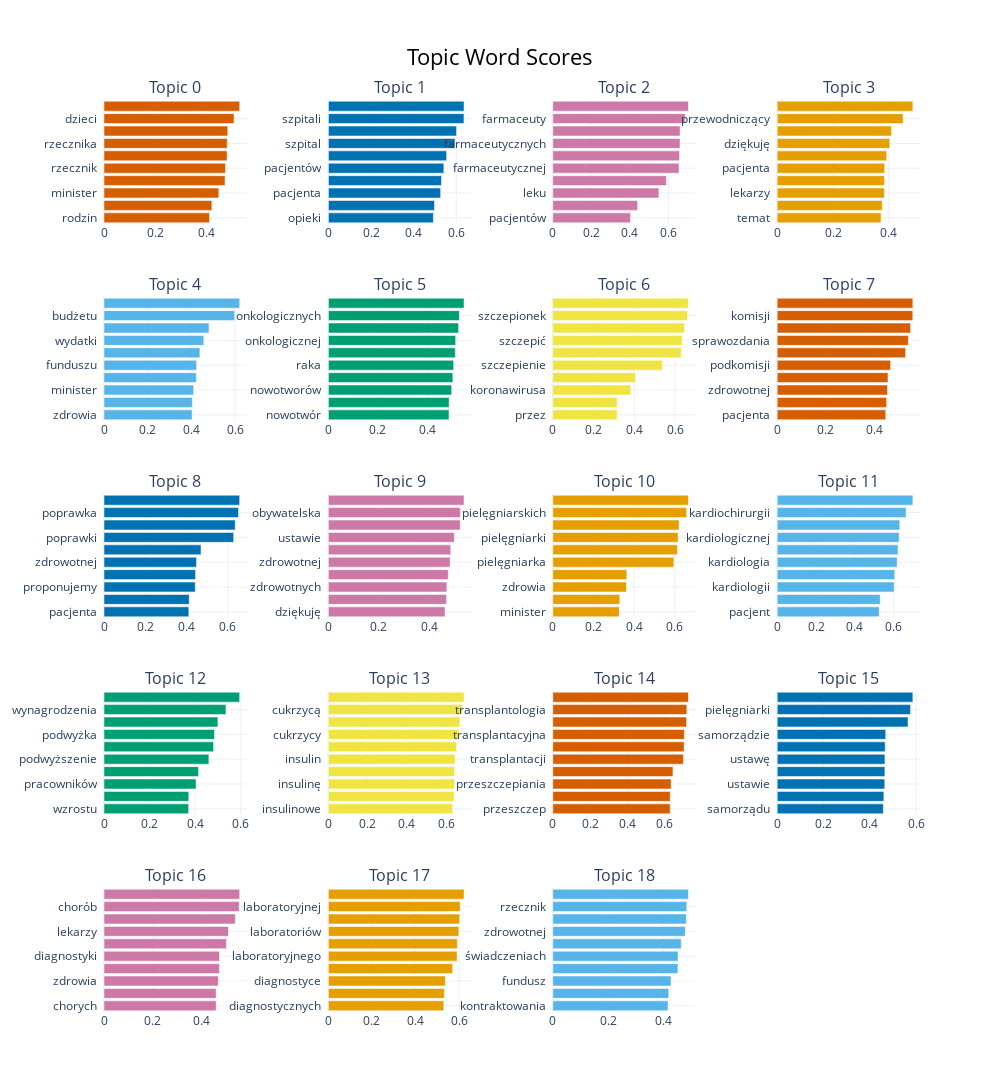

Notebook cell for this chart:
### Code cell
topic_model.visualize_barchart(top_n_topics=nr_topics if isinstance(nr_topics, int) else 50, n_words=20)

### Figure 1 — Plotly figure (JSON) as saved in the notebook; plotly's stock layout.template omitted (floating-point values rounded to 4 significant figures)
{"data": [{"marker": {"color": "#D55E00"}, "orientation": "h", "type": "bar", "x": [0.413, 0.4223, 0.4495, 0.4739, 0.4757, 0.482, 0.4825, 0.4846, 0.509, 0.5311], "xaxis": "x", "y": ["rodzin  ", "dlatego  ", "minister  ", "rodziców  ", "rzecznik  ", "dziecko  ", "rzecznika  ", "dziecka  ", "dzieci  ", "dziećmi  "], "yaxis": "y"}, {"marker": {"color": "#0072B2"}, "orientation": "h", "type": "bar", "x": [0.4927, 0.498, 0.5269, 0.531, 0.5418, 0.5549, 0.5944, 0.6014, 0.6362, 0.6367], "xaxis": "x2", "y": ["opieki  ", "medycznych  ", "pacjenta  ", "lekarzy  ", "pacjentów  ", "zdrowotnej  ", "szpital  ", "szpitala  ", "szpitali  ", "szpitale  "], "yaxis": "y2"}, {"marker": {"color": "#CC79A7"}, "orientation": "h", "type": "bar", "x": [0.4032, 0.4406, 0.5511, 0.5899, 0.6552, 0.6579, 0.6604, 0.6612, 0.6872, 0.7044], "xaxis": "x3", "y": ["pacjentów  ", "lek  ", "leku  ", "leków  ", "farmaceutycznej  ", "farmaceutyczne  ", "farmaceutycznych  ", "farmaceutycznego  ", "farmaceuty  ", "farmaceutów  "], "yaxis": "y3"}, {"marker": {"color": "#E69F00"}, "orientation": "h", "type": "bar", "x": [0.372, 0.3764, 0.3843, 0.3843, 0.3852, 0.3922, 0.4035, 0.4095, 0.4512, 0.4861], "xaxis": "x4", "y": ["temat  ", "minister  ", "lekarzy  ", "ministra  ", "pacjenta  ", "pacjentów  ", "dziękuję  ", "zdrowia  ", "przewodniczący  ", "komisji  "], "yaxis": "y4"}, {"marker": {"color": "#56B4E9"}, "orientation": "h", "type": "bar", "x": [0.4033, 0.4044, 0.4102, 0.4227, 0.424, 0.439, 0.4567, 0.4806, 0.5983, 0.621], "xaxis": "x5", "y": ["zdrowia  ", "2020  ", "minister  ", "zdrowotnej  ", "funduszu  ", "finansowania  ", "wydatki  ", "wydatków  ", "budżetu  ", "budżecie  "], "yaxis": "y5"}, {"marker": {"color": "#009E73"}, "orientation": "h", "type": "bar", "x": [0.4864, 0.4871, 0.4973, 0.5021, 0.5052, 0.5119, 0.5133, 0.5251, 0.5284, 0.5472], "xaxis": "x6", "y": ["nowotwór  ", "nowotwory  ", "nowotworów  ", "nowotworowych  ", "raka  ", "rakiem  ", "onkologicznej  ", "onkologicznego  ", "onkologicznych  ", "onkologii  "], "yaxis": "y6"}, {"marker": {"color": "#F0E442"}, "orientation": "h", "type": "bar", "x": [0.3153, 0.3159, 0.3825, 0.4057, 0.5377, 0.6297, 0.6344, 0.6464, 0.6608, 0.6654], "xaxis": "x7", "y": ["przez  ", "natomiast  ", "koronawirusa  ", "zaszczepionych  ", "szczepienie  ", "szczepień  ", "szczepić  ", "szczepienia  ", "szczepionek  ", "szczepionki  "], "yaxis": "y7"}, {"marker": {"color": "#D55E00"}, "orientation": "h", "type": "bar", "x": [0.4454, 0.4491, 0.4523, 0.4546, 0.4653, 0.5271, 0.5382, 0.5474, 0.5563, 0.5567], "xaxis": "x8", "y": ["pacjenta  ", "poprawek  ", "zdrowotnej  ", "ministra  ", "podkomisji  ", "senatu  ", "sprawozdania  ", "sprawozdanie  ", "komisji  ", "komisja  "], "yaxis": "y8"}, {"marker": {"color": "#0072B2"}, "orientation": "h", "type": "bar", "x": [0.4105, 0.4125, 0.4417, 0.4433, 0.4476, 0.4694, 0.6276, 0.6352, 0.6511, 0.6566], "xaxis": "x9", "y": ["pacjenta  ", "lekarza  ", "proponujemy  ", "ustawy  ", "zdrowotnej  ", "ustawie  ", "poprawki  ", "poprawce  ", "poprawka  ", "poprawkę  "], "yaxis": "y9"}, {"marker": {"color": "#CC79A7"}, "orientation": "h", "type": "bar", "x": [0.4632, 0.4691, 0.4704, 0.4761, 0.4833, 0.4858, 0.5003, 0.5236, 0.5239, 0.5387], "xaxis": "x10", "y": ["dziękuję  ", "ustawy  ", "zdrowotnych  ", "ustaw  ", "zdrowotnej  ", "publicznych  ", "ustawie  ", "komisji  ", "obywatelska  ", "minister  "], "yaxis": "y10"}, {"marker": {"color": "#E69F00"}, "orientation": "h", "type": "bar", "x": [0.3267, 0.3294, 0.3621, 0.3641, 0.5954, 0.6128, 0.6162, 0.6211, 0.6581, 0.6672], "xaxis": "x11", "y": ["minister  ", "ministerstwo  ", "zdrowia  ", "opieki  ", "pielęgniarka  ", "pielęgniarek  ", "pielęgniarki  ", "pielęgniarskiej  ", "pielęgniarskich  ", "pielęgniarkom  "], "yaxis": "y11"}, {"marker": {"color": "#56B4E9"}, "orientation": "h", "type": "bar", "x": [0.5252, 0.5303, 0.6022, 0.6051, 0.6176, 0.6219, 0.6277, 0.6309, 0.6634, 0.6984], "xaxis": "x12", "y": ["pacjent  ", "sercowego  ", "kardiologii  ", "kardiologiczne  ", "kardiologia  ", "kardiologicznych  ", "kardiologicznej  ", "kardiochirurgiczne  ", "kardiochirurgii  ", "kardiologów  "], "yaxis": "y12"}, {"marker": {"color": "#009E73"}, "orientation": "h", "type": "bar", "x": [0.3712, 0.3719, 0.4038, 0.4146, 0.4601, 0.4807, 0.4845, 0.4996, 0.5349, 0.595], "xaxis": "x13", "y": ["wzrostu  ", "lekarzy  ", "pracowników  ", "personelu  ", "podwyższenie  ", "podwyżki  ", "podwyżka  ", "wynagrodzenie  ", "wynagrodzenia  ", "wynagrodzeń  "], "yaxis": "y13"}, {"marker": {"color": "#F0E442"}, "orientation": "h", "type": "bar", "x": [0.6335, 0.6411, 0.6425, 0.6431, 0.6456, 0.6537, 0.6653, 0.6702, 0.6833, 0.6913], "xaxis": "x14", "y": ["insulinowe  ", "insulina  ", "insulinę  ", "insuliną  ", "insulin  ", "insulinowych  ", "cukrzycy  ", "cukrzyca  ", "cukrzycą  ", "cukrzycę  "], "yaxis": "y14"}, {"marker": {"color": "#D55E00"}, "orientation": "h", "type": "bar", "x": [0.628, 0.6282, 0.6329, 0.6428, 0.699, 0.7026, 0.7039, 0.7157, 0.7171, 0.7258], "xaxis": "x15", "y": ["przeszczep  ", "przeszczepy  ", "przeszczepiania  ", "przeszczepów  ", "transplantacji  ", "transplantacyjnej  ", "transplantacyjna  ", "transplantacyjnych  ", "transplantologia  ", "transplantologii  "], "yaxis": "y15"}, {"marker": {"color": "#0072B2"}, "orientation": "h", "type": "bar", "x": [0.4581, 0.4604, 0.4642, 0.4648, 0.465, 0.4661, 0.4684, 0.5647, 0.5756, 0.5855], "xaxis": "x16", "y": ["samorządu  ", "przepisy  ", "ustawie  ", "ustawy  ", "ustawę  ", "ustawa  ", "samorządzie  ", "pielęgniarka  ", "pielęgniarki  ", "pielęgniarek  "], "yaxis": "y16"}, {"marker": {"color": "#CC79A7"}, "orientation": "h", "type": "bar", "x": [0.4606, 0.4607, 0.4694, 0.4738, 0.4741, 0.5028, 0.5109, 0.5391, 0.555, 0.557], "xaxis": "x17", "y": ["chorych  ", "diagnostyka  ", "zdrowia  ", "diagnostykę  ", "diagnostyki  ", "pacjentów  ", "lekarzy  ", "choroby  ", "chorób  ", "chorobami  "], "yaxis": "y17"}, {"marker": {"color": "#E69F00"}, "orientation": "h", "type": "bar", "x": [0.5297, 0.5323, 0.5365, 0.57, 0.5906, 0.5915, 0.5987, 0.6022, 0.6046, 0.6225], "xaxis": "x18", "y": ["diagnostycznych  ", "diagnostów  ", "diagnostyce  ", "laboratorium  ", "laboratoryjnego  ", "laboratoryjna  ", "laboratoriów  ", "laboratoryjnych  ", "laboratoryjnej  ", "laboratoryjnym  "], "yaxis": "y18"}, {"marker": {"color": "#56B4E9"}, "orientation": "h", "type": "bar", "x": [0.4168, 0.4196, 0.4277, 0.4527, 0.4534, 0.4646, 0.4792, 0.4832, 0.4847, 0.4908], "xaxis": "x19", "y": ["kontraktowania  ", "świadczenia  ", "fundusz  ", "opieki  ", "świadczeniach  ", "medycznego  ", "zdrowotnej  ", "świadczeniodawcami  ", "rzecznik  ", "funduszu  "], "yaxis": "y19"}], "layout": {"annotations": [{"font": {"size": 16}, "showarrow": false, "text": "Topic 0", "x": 0.0875, "xanchor": "center", "xref": "paper", "y": 1.0, "yanchor": "bottom", "yref": "paper"}, {"font": {"size": 16}, "showarrow": false, "text": "Topic 1", "x": 0.3625, "xanchor": "center", "xref": "paper", "y": 1.0, "yanchor": "bottom", "yref": "paper"}, {"font": {"size": 16}, "showarrow": false, "text": "Topic 2", "x": 0.6375, "xanchor": "center", "xref": "paper", "y": 1.0, "yanchor": "bottom", "yref": "paper"}, {"font": {"size": 16}, "showarrow": false, "text": "Topic 3", "x": 0.9125, "xanchor": "center", "xref": "paper", "y": 1.0, "yanchor": "bottom", "yref": "paper"}, {"font": {"size": 16}, "showarrow": false, "text": "Topic 4", "x": 0.0875, "xanchor": "center", "xref": "paper", "y": 0.784, "yanchor": "bottom", "yref": "paper"}, {"font": {"size": 16}, "showarrow": false, "text": "Topic 5", "x": 0.3625, "xanchor": "center", "xref": "paper", "y": 0.784, "yanchor": "bottom", "yref": "paper"}, {"font": {"size": 16}, "showarrow": false, "text": "Topic 6", "x": 0.6375, "xanchor": "center", "xref": "paper", "y": 0.784, "yanchor": "bottom", "yref": "paper"}, {"font": {"size": 16}, "showarrow": false, "text": "Topic 7", "x": 0.9125, "xanchor": "center", "xref": "paper", "y": 0.784, "yanchor": "bottom", "yref": "paper"}, {"font": {"size": 16}, "showarrow": false, "text": "Topic 8", "x": 0.0875, "xanchor": "center", "xref": "paper", "y": 0.568, "yanchor": "bottom", "yref": "paper"}, {"font": {"size": 16}, "showarrow": false, "text": "Topic 9", "x": 0.3625, "xanchor": "center", "xref": "paper", "y": 0.568, "yanchor": "bottom", "yref": "paper"}, {"font": {"size": 16}, "showarrow": false, "text": "Topic 10", "x": 0.6375, "xanchor": "center", "xref": "paper", "y": 0.568, "yanchor": "bottom", "yref": "paper"}, {"font": {"size": 16}, "showarrow": false, "text": "Topic 11", "x": 0.9125, "xanchor": "center", "xref": "paper", "y": 0.568, "yanchor": "bottom", "yref": "paper"}, {"font": {"size": 16}, "showarrow": false, "text": "Topic 12", "x": 0.0875, "xanchor": "center", "xref": "paper", "y": 0.352, "yanchor": "bottom", "yref": "paper"}, {"font": {"size": 16}, "showarrow": false, "text": "Topic 13", "x": 0.3625, "xanchor": "center", "xref": "paper", "y": 0.352, "yanchor": "bottom", "yref": "paper"}, {"font": {"size": 16}, "showarrow": false, "text": "Topic 14", "x": 0.6375, "xanchor": "center", "xref": "paper", "y": 0.352, "yanchor": "bottom", "yref": "paper"}, {"font": {"size": 16}, "showarrow": false, "text": "Topic 15", "x": 0.9125, "xanchor": "center", "xref": "paper", "y": 0.352, "yanchor": "bottom", "yref": "paper"}, {"font": {"size": 16}, "showarrow": false, "text": "Topic 16", "x": 0.0875, "xanchor": "center", "xref": "paper", "y": 0.136, "yanchor": "bottom", "yref": "paper"}, {"font": {"size": 16}, "showarrow": false, "text": "Topic 17", "x": 0.3625, "xanchor": "center", "xref": "paper", "y": 0.136, "yanchor": "bottom", "yref": "paper"}, {"font": {"size": 16}, "showarrow": false, "text": "Topic 18", "x": 0.6375, "xanchor": "center", "xref": "paper", "y": 0.136, "yanchor": "bottom", "yref": "paper"}], "height": 1250, "hoverlabel": {"bgcolor": "white", "font": {"family": "Rockwell", "size": 16}}, "showlegend": false, "title": {"font": {"color": "Black", "size": 22}, "text": "Topic Word Scores", "x": 0.5, "xanchor": "center", "yanchor": "top"}, "width": 1000, "xaxis": {"anchor": "y", "domain": [0, 0.175], "showgrid": true}, "xaxis10": {"anchor": "y10", "domain": [0.275, 0.45], "showgrid": true}, "xaxis11": {"anchor": "y11", "domain": [0.55, 0.725], "showgrid": true}, "xaxis12": {"anchor": "y12", "domain": [0.825, 1], "showgrid": true}, "xaxis13": {"anchor": "y13", "domain": [0, 0.175], "showgrid": true}, "xaxis14": {"anchor": "y14", "domain": [0.275, 0.45], "showgrid": true}, "xaxis15": {"anchor": "y15", "domain": [0.55, 0.725], "showgrid": true}, "xaxis16": {"anchor": "y16", "domain": [0.825, 1], "showgrid": true}, "xaxis17": {"anchor": "y17", "domain": [0, 0.175], "showgrid": true}, "xaxis18": {"anchor": "y18", "domain": [0.275, 0.45], "showgrid": true}, "xaxis19": {"anchor": "y19", "domain": [0.55, 0.725], "showgrid": true}, "xaxis2": {"anchor": "y2", "domain": [0.275, 0.45], "showgrid": true}, "xaxis20": {"anchor": "y20", "domain": [0.825, 1], "showgrid": true}, "xaxis3": {"anchor": "y3", "domain": [0.55, 0.725], "showgrid": true}, "xaxis4": {"anchor": "y4", "domain": [0.825, 1], "showgrid": true}, "xaxis5": {"anchor": "y5", "domain": [0, 0.175], "showgrid": true}, "xaxis6": {"anchor": "y6", "domain": [0.275, 0.45], "showgrid": true}, "xaxis7": {"anchor": "y7", "domain": [0.55, 0.725], "showgrid": true}, "xaxis8": {"anchor": "y8", "domain": [0.825, 1], "showgrid": true}, "xaxis9": {"anchor": "y9", "domain": [0, 0.175], "showgrid": true}, "yaxis": {"anchor": "x", "domain": [0.864, 1.0], "showgrid": true}, "yaxis10": {"anchor": "x10", "domain": [0.432, 0.568], "showgrid": true}, "yaxis11": {"anchor": "x11", "domain": [0.432, 0.568], "showgrid": true}, "yaxis12": {"anchor": "x12", "domain": [0.432, 0.568], "showgrid": true}, "yaxis13": {"anchor": "x13", "domain": [0.216, 0.352], "showgrid": true}, "yaxis14": {"anchor": "x14", "domain": [0.216, 0.352], "showgrid": true}, "yaxis15": {"anchor": "x15", "domain": [0.216, 0.352], "showgrid": true}, "yaxis16": {"anchor": "x16", "domain": [0.216, 0.352], "showgrid": true}, "yaxis17": {"anchor": "x17", "domain": [0, 0.136], "showgrid": true}, "yaxis18": {"anchor": "x18", "domain": [0, 0.136], "showgrid": true}, "yaxis19": {"anchor": "x19", "domain": [0, 0.136], "showgrid": true}, "yaxis2": {"anchor": "x2", "domain": [0.864, 1.0], "showgrid": true}, "yaxis20": {"anchor": "x20", "domain": [0, 0.136], "showgrid": true}, "yaxis3": {"anchor": "x3", "domain": [0.864, 1.0], "showgrid": true}, "yaxis4": {"anchor": "x4", "domain": [0.864, 1.0], "showgrid": true}, "yaxis5": {"anchor": "x5", "domain": [0.648, 0.784], "showgrid": true}, "yaxis6": {"anchor": "x6", "domain": [0.648, 0.784], "showgrid": true}, "yaxis7": {"anchor": "x7", "domain": [0.648, 0.784], "showgrid": true}, "yaxis8": {"anchor": "x8", "domain": [0.648, 0.784], "showgrid": true}, "yaxis9": {"anchor": "x9", "domain": [0.432, 0.568], "showgrid": true}}}
